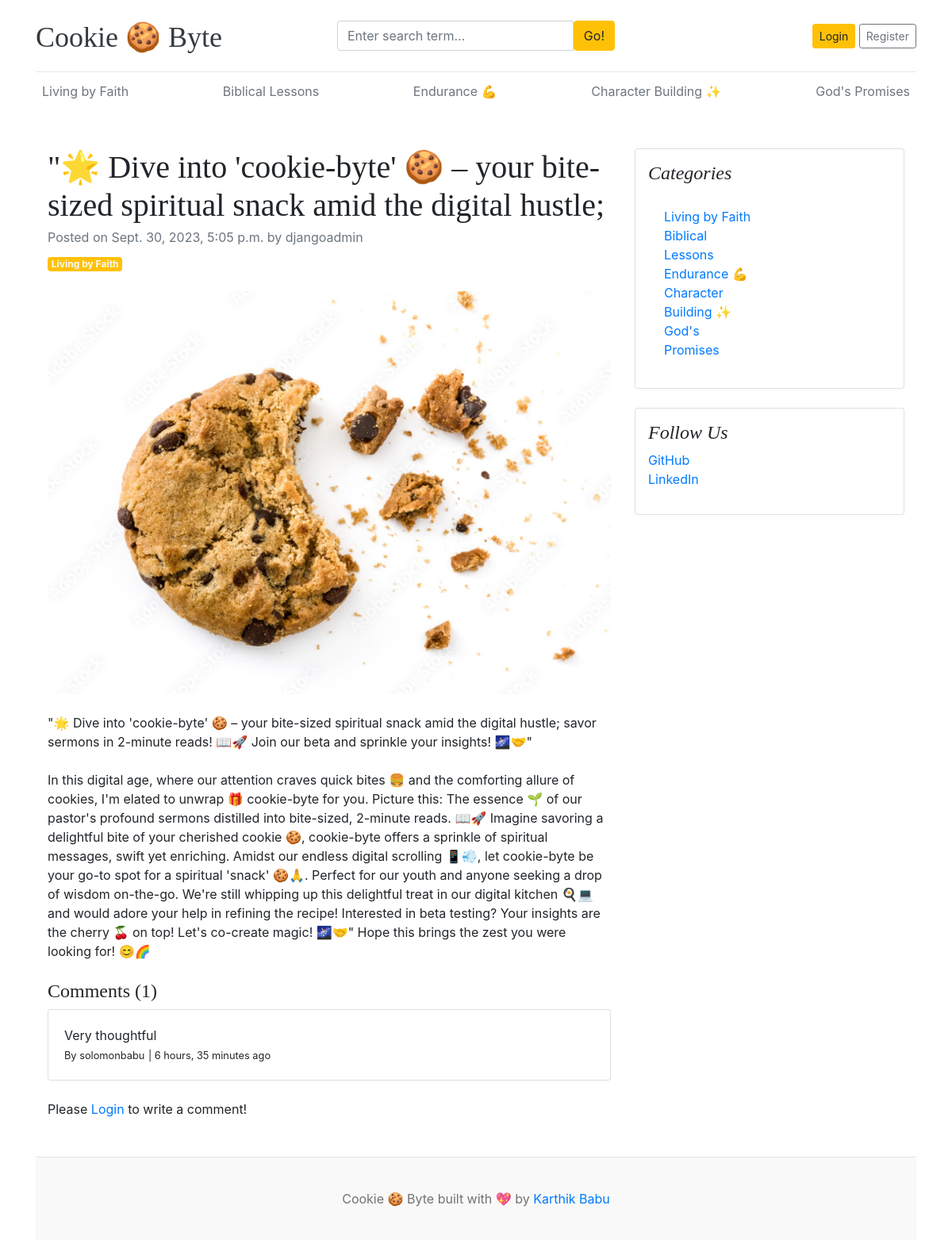
The app's page /blogs/dive-into-cookie-byte-your-bite-sized-spiritual-snack-amid-the-digital-hustle-15/ with its own data.
### blogs/models.py (models this page shows, shortened)
class Category(models.Model):
    category_name = models.CharField(max_length=50, unique=True)
    created_at = models.DateTimeField(auto_now_add=True)
    updated_at = models.DateTimeField(auto_now=True)
    class Meta:
        verbose_name_plural = 'categories'
    def __str__(self):
        return self.category_name

class Blog(models.Model):
    title = models.CharField(max_length=100)
    slug = models.SlugField(max_length=150, unique=True, blank=True)
    category = models.ForeignKey(Category, on_delete=models.CASCADE)
    author = models.ForeignKey(User, on_delete=models.CASCADE)
    featured_image = models.ImageField(upload_to='uploads/%Y/%m/%d')
    short_description = models.TextField(max_length=500,)
    blog_body = models.TextField(max_length=2000)
    status = models.CharField(max_length=20,choices=STATUS_CHOICES,default='Draft')
    is_featured = models.BooleanField(default=False)
    created_at = models.DateTimeField(auto_now_add=True)
    updated_at = models.DateTimeField(auto_now=True)

class Comment(models.Model):
    user = models.ForeignKey(User,on_delete=models.CASCADE)
    blog = models.ForeignKey(Blog,on_delete=models.CASCADE)
    comment = models.TextField(max_length=250)
    created_at = models.DateTimeField(auto_now_add=True)
    updated_at = models.DateTimeField(auto_now=True)
    def __str__(self):
        return self.comment

### assignments/models.py (models this page shows, shortened)
class SocialLink(models.Model):
    platform = models.CharField(max_length=25)
    link = models.URLField(max_length=100)
    created_at = models.DateTimeField(auto_now_add=True)
    updated_at = models.DateTimeField(auto_now=True)

### blogs/views.py (the view, shortened to what this page needs)
# urls.py: path('blogs/<slug:slug>/',BlogsView.blogs, name='blogs'),
def blogs(request, slug):
    single_blog = get_object_or_404(Blog,slug=slug, status='Published')
    comments = Comment.objects.filter(blog=single_blog)
    comment_count = comments.count()
    context = {
        'single_blog':single_blog,
        'comments':comments,
        'comment_count':comment_count,
    }
    return render(request, 'blogs.html',context)

### blogs/context_processors.py (called while the page is built)
def get_categories(request):
    categories = Category.objects.all()
    return dict(categories=categories)

def get_social_links(request):
    social_links = SocialLink.objects.all()
    return dict(social_links=social_links)

### templates/blogs.html
{% extends 'base.html'  %}
{% block content %}
<div class="container mt-5">
    <div class="row">
        <div class="col-lg-8">
            <article>
                <header class="mb-4">
                    <h1 class="fw-bolder mb-1">{{single_blog.title}}</h1>
                    <div class="text-muted fst-italic mb-2">Posted on {{single_blog.created_at}} by {{single_blog.author }}</div>
                    <a class="badge bg-warning text-decoration-none text-light" href="#!">{{single_blog.category}}</a>
                </header>
                <figure class="mb-4"><img class="img-fluid rounded" src="{{ single_blog.featured_image.url }}" alt="..." /></figure>
                <section class="mb-5">
                    <p class="fs-5 mb-4">{{ single_blog.short_description }}</p>
                          <p class="fs-5 mb-4">{{ single_blog.blog_body}}</p>
                    <h4>Comments ({{ comment_count }}) </h4>
                    {% if comments  %}
                        {% for comment in comments %}
                            <div class="card mt-1">
                                <div class="card-body">
                                    <p class="card-text mb-0">{{ comment }}</p>
                                    <span>
                                        <small>By {{ comment.user }}</small>
                                        <small> | {{ comment.created_at | timesince  }} ago</small>
                                    </span>
                                </div>
                            </div>
                    {% endfor %}
                    {% else %}
                    No comments yet
                    {% endif %}
                    <br>
                    <div class="form-group">
                        {% if user.is_authenticated %}
                        <form action="" method="POST">
                            {% csrf_token %}
                            <div class="form-group">
                                <textarea name="comment" class="form-control" placeholder="Write you comment"> </textarea>
                                <input type="submit" value="submit" class="btn btn-primary mt-2">
                            </div>
                        </form>
                        {% else %}
                        <p>Please <span><a href="{% url 'login' %}">Login</a></span> to write a comment! </p>
                        {% endif %}
                    </div>
                    </section>
            </article>
        </div>
          <div class="col-lg-4">
            <div class="card mb-4 p-3">
                <h4 class="font-italic">Categories</h4>
                <div class="card-body">
                    <div class="row">
                        <div class="col-sm-6">
                            <ul class="list-unstyled mb-0">
                                {% for cat in categories %}
                                <li><a href="{% url 'posts_by_category' cat.id %}">{{ cat.category_name }}</a></li>
                                {% endfor %}
                            </ul>
                        </div>
                    </div>
                </div>
            </div>
             {% if social_links %}
            <div class="card mb-4 p-3">
                <h4 class="font-italic">Follow Us</h4>
                <ol class="list-unstyled">
                  {% for i in social_links %}
            <li><a href="{{i.link }}" target="_blank">{{ i.platform }}</a></li>
            {% endfor %}
                </ol>
            </div>
            {% endif %}
        </div>
    </div>
</div>
{% endblock %}

### templates/base.html (shortened to what this page needs)
{% load static %}
<!DOCTYPE html>
<html lang="en">
<head>
    <link href="https://getbootstrap.com/docs/4.0/dist/css/bootstrap.min.css" rel="stylesheet">
    <link href="{% static 'css/blog.css' %}" rel="stylesheet">
    <link rel="stylesheet" href="https://cdnjs.cloudflare.com/ajax/libs/font-awesome/4.7.0/css/font-awesome.min.css">
  </head>
<body>
    <div class="container">
      <header class="blog-header py-3">
        <div class="row flex-nowrap justify-content-between align-items-center">
          <div class="col-4 pt-1">
            <a class="blog-header-logo text-dark" href="/">Cookie 🍪 Byte</a>
          </div>
            <div class="col-4">
                <form action="{% url 'search' %}" method="GET">
                    <div class="input-group">
                        <input class="form-control" type="text" name="keyword" value="{{ keyword }}" placeholder="Enter search term..." aria-label="Enter search term..." aria-describedby="button-search" />
                        <button type="submit" class="btn btn-warning" id="button-search" type="button">Go!</button>
                    </div>
                </form>
            </div>
          <div class="col-4 d-flex justify-content-end align-items-center">
              {% if not user.is_authenticated %}
            <a class="btn btn-sm btn-warning" href="{% url 'login' %}">Login</a> &nbsp;
            <a class="btn btn-sm btn-outline-secondary" href="{% url 'register' %}">Register</a>
              {% else %}
              <span> <a href="{% url 'dashboard' %}">Dashboard</a></span>
              &emsp;
                <span><a href="{% url 'logout' %}">Logout</a></span>
             {% endif %}
          </div>
        </div>
      </header>
      <div class="nav-scroller py-1 mb-2">
        <nav class="nav d-flex justify-content-between">
          {% for cat in categories %}
          <a class="p-2 text-muted" href="{% url 'posts_by_category' cat.id %}">{{cat.category_name}}</a>
          {% endfor %}
        </nav>
      </div>
        {% block content %}
        {% endblock %}
        <footer class="blog-footer">
  <p>Cookie 🍪 Byte built with 💖 by <a href="#">Karthik Babu</a></p>
</footer>
</body>
</html>

### blog_main/static/css/blog.css (style rules this page uses)
.blog-header { border-bottom: 1px solid #e5e5e5; }
.blog-header-logo { font-family: "Playfair Display", Georgia, "Times New Roman", serif; font-size: 2.25rem; }
h1, h2, h3, h4, h5, h6 { font-family: "Playfair Display", Georgia, "Times New Roman", serif; }
.blog-footer { padding: 2.5rem 0; color: #727272; text-align: center; background-color: #f9f9f9; border-top: .05rem solid #e5e5e5; }
.blog-footer p:last-child { margin-bottom: 0; }

### records on screen
Category: category_name "Living by Faith"
Category: category_name "Biblical Lessons"
Category: category_name "Endurance 💪"
Category: category_name "Character Building ✨"
Category: category_name "God's Promises"
Blog: title "\"🌟 Dive into 'cookie-byte' 🍪 – your bite-sized spiritual snack amid the digital hustle;", created_at "Sept. 30, 2023, 5:05 p.m.", author "djangoadmin", category "Living by Faith", featured_image (picture), short_description "\"🌟 Dive into 'cookie-byte' 🍪 – your bite-sized spiritual snack amid the digital hustle; savor sermons in 2-minute reads! 📖🚀 Join our beta and sprinkle your insights! 🌌🤝\"", blog_body "In this digital age, where our attention craves quick bites 🍔 and the comforting allure of cookies, I'm elated to unwrap 🎁 cookie-byte for you. Picture this: The essence 🌱 of our pastor's profound sermons distilled into bite-sized, 2-minute reads. 📖🚀 Imagine savoring a delightful bite of your cherished cookie 🍪, cookie-byte offers a sprinkle of spiritual messages, swift yet enriching. Amidst our endless digital scrolling 📱💨, let cookie-byte be your go-to spot for a spiritual 'snack' 🍪🙏. Perfect for our youth and anyone seeking a drop of wisdom on-the-go. We're still whipping up this delightful treat in our digital kitchen 🍳💻 and would adore your help in refining the recipe! Interested in…"
Comment: comment "Very thoughtful", user "solomonbabu", created_at "6 hours, 35 minutes"
SocialLink: platform "GitHub"
SocialLink: platform "LinkedIn"

### other values on screen
{{ comment_count }} "1"
